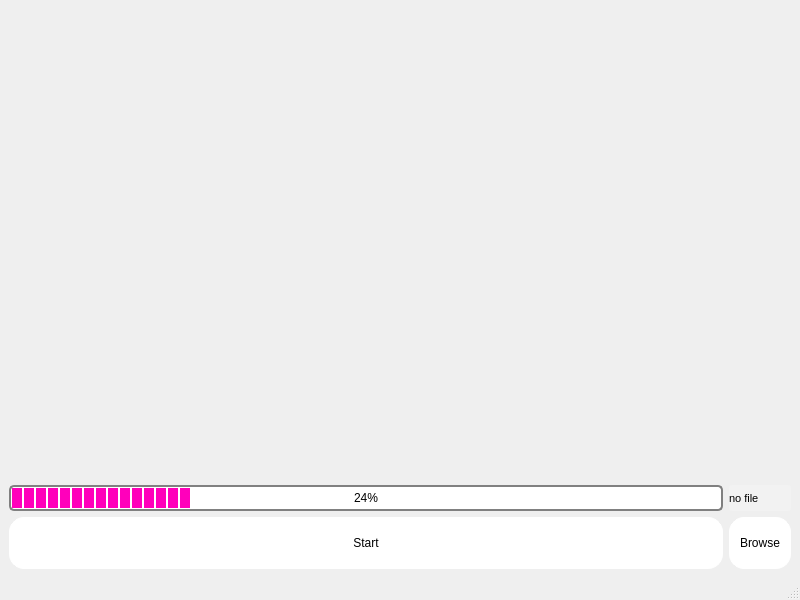
<?xml version="1.0" encoding="UTF-8"?>
<ui version="4.0">
 <class>MainWindow</class>
 <widget class="QMainWindow" name="MainWindow">
  <property name="geometry">
   <rect>
    <x>0</x>
    <y>0</y>
    <width>800</width>
    <height>600</height>
   </rect>
  </property>
  <property name="windowTitle">
   <string>MainWindow</string>
  </property>
  <widget class="QWidget" name="centralwidget">
   <property name="styleSheet">
    <string notr="true"/>
   </property>
   <layout class="QHBoxLayout" name="horizontalLayout">
    <item>
     <layout class="QGridLayout" name="gridLayout" rowstretch="6,1,1">
      <item row="0" column="0" colspan="2">
       <widget class="QWidget" name="background" native="true"/>
      </item>
      <item row="1" column="0">
       <widget class="QProgressBar" name="progress_bar">
        <property name="styleSheet">
         <string notr="true">QProgressBar {
    border: 2px solid grey;
    border-radius: 5px;
    text-align: center;
}
QProgressBar::chunk {
    background-color: #FF00BB;
    width: 10px;
    margin: 0.5px;
}</string>
        </property>
        <property name="value">
         <number>24</number>
        </property>
       </widget>
      </item>
      <item row="1" column="1">
       <widget class="QLabel" name="browse_label">
        <property name="styleSheet">
         <string notr="true">QLabel {
	border: 0px solid #298DFF; 
	border-radius: 3px; 
	background-color: #F2F2F2; 
	color: black; 
	font-family: &quot;Microsoft YaHei&quot;; 
	font-size: 8pt; 
	qproperty-alignment: AlignCenter;
}

</string>
        </property>
        <property name="text">
         <string>no file</string>
        </property>
       </widget>
      </item>
      <item row="2" column="0">
       <widget class="QPushButton" name="start">
        <property name="styleSheet">
         <string notr="true">QPushButton
{
height: 30px;
padding: 10px;
background-color: white;
border: 1px solid white;
border-radius: 15px;
color: black;
font: 18pt &quot;Arial&quot;;
}
QPushButton:hover
{
height: 30px;
padding: 10px;
color: qlineargradient(spread:pad, x1:0 y1:0, x2:1 y2:0, stop:0 rgba(0, 0, 0, 255), stop:1 rgba(255, 255, 255, 255));
background: qlineargradient( x1:0 y1:0, x2:0 y2:1, stop:0 purple, stop:1 #9933ff);
border: 1px solid white;
border-radius: 15px;
color: white;
font: 18pt &quot;Arial&quot;;
}
QPushButton:pressed
{
height: 30px;
padding: 10px;
color: qlineargradient(spread:pad, x1:0 y1:0, x2:1 y2:0, stop:0 rgba(0, 0, 0, 255), stop:1 rgba(255, 255, 255, 255));
background: qlineargradient( x1:0 y1:0, x2:0 y2:1, stop:0 #9933ff, stop:1 purple);
border: 1px solid white;
border-radius: 15px;
color: white;
font: 18pt &quot;Arial&quot;;
}</string>
        </property>
        <property name="text">
         <string>Start</string>
        </property>
       </widget>
      </item>
      <item row="2" column="1">
       <widget class="QPushButton" name="browse">
        <property name="styleSheet">
         <string notr="true">QPushButton
{
height: 30px;
padding: 10px;
background-color: white;
border: 1px solid white;
border-radius: 15px;
color: black;
font: 18pt &quot;Arial&quot;;
}
QPushButton:hover
{
height: 30px;
padding: 10px;
color: qlineargradient(spread:pad, x1:0 y1:0, x2:1 y2:0, stop:0 rgba(0, 0, 0, 255), stop:1 rgba(255, 255, 255, 255));
background: qlineargradient( x1:0 y1:0, x2:0 y2:1, stop:0 purple, stop:1 #9933ff);
border: 1px solid white;
border-radius: 15px;
color: white;
font: 18pt &quot;Arial&quot;;
}
QPushButton:pressed
{
height: 30px;
padding: 10px;
color: qlineargradient(spread:pad, x1:0 y1:0, x2:1 y2:0, stop:0 rgba(0, 0, 0, 255), stop:1 rgba(255, 255, 255, 255));
background: qlineargradient( x1:0 y1:0, x2:0 y2:1, stop:0 #9933ff, stop:1 purple);
border: 1px solid white;
border-radius: 15px;
color: white;
font: 18pt &quot;Arial&quot;;
}</string>
        </property>
        <property name="text">
         <string>Browse</string>
        </property>
       </widget>
      </item>
     </layout>
    </item>
   </layout>
  </widget>
  <widget class="QMenuBar" name="menubar">
   <property name="geometry">
    <rect>
     <x>0</x>
     <y>0</y>
     <width>800</width>
     <height>26</height>
    </rect>
   </property>
  </widget>
  <widget class="QStatusBar" name="statusbar"/>
 </widget>
 <resources/>
 <connections/>
</ui>
